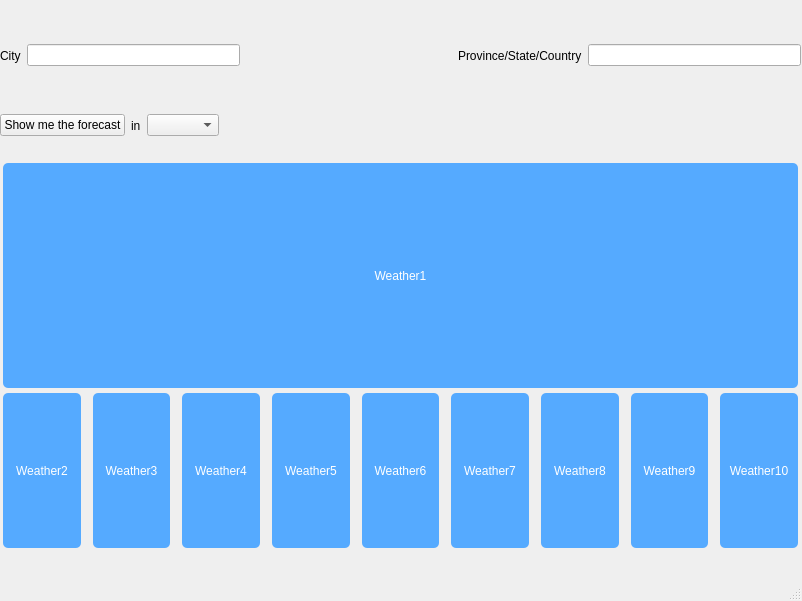
<?xml version="1.0" encoding="UTF-8"?>
<ui version="4.0">
 <class>MainWindow</class>
 <widget class="QMainWindow" name="MainWindow">
  <property name="geometry">
   <rect>
    <x>0</x>
    <y>0</y>
    <width>802</width>
    <height>601</height>
   </rect>
  </property>
  <property name="windowTitle">
   <string>MainWindow</string>
  </property>
  <widget class="QWidget" name="centralwidget">
   <widget class="QWidget" name="horizontalLayoutWidget">
    <property name="geometry">
     <rect>
      <x>0</x>
      <y>20</y>
      <width>801</width>
      <height>71</height>
     </rect>
    </property>
    <layout class="QHBoxLayout" name="horizontalLayout">
     <item>
      <widget class="QLabel" name="label">
       <property name="text">
        <string>City</string>
       </property>
      </widget>
     </item>
     <item>
      <widget class="QLineEdit" name="lineEdit"/>
     </item>
     <item>
      <spacer name="horizontalSpacer">
       <property name="orientation">
        <enum>Qt::Horizontal</enum>
       </property>
       <property name="sizeHint" stdset="0">
        <size>
         <width>20</width>
         <height>20</height>
        </size>
       </property>
      </spacer>
     </item>
     <item>
      <widget class="QLabel" name="label_2">
       <property name="text">
        <string>Province/State/Country</string>
       </property>
      </widget>
     </item>
     <item>
      <widget class="QLineEdit" name="lineEdit_2"/>
     </item>
    </layout>
   </widget>
   <widget class="QWidget" name="horizontalLayoutWidget_2">
    <property name="geometry">
     <rect>
      <x>0</x>
      <y>160</y>
      <width>801</width>
      <height>231</height>
     </rect>
    </property>
    <layout class="QHBoxLayout" name="horizontalLayout_3">
     <item>
      <widget class="QLabel" name="weather1">
       <property name="styleSheet">
        <string notr="true">background-color: rgb(85, 170, 255);
color: white;
border-radius: 5px;
margin: 3px;</string>
       </property>
       <property name="text">
        <string>Weather1</string>
       </property>
       <property name="alignment">
        <set>Qt::AlignCenter</set>
       </property>
      </widget>
     </item>
    </layout>
   </widget>
   <widget class="QWidget" name="horizontalLayoutWidget_3">
    <property name="geometry">
     <rect>
      <x>0</x>
      <y>390</y>
      <width>801</width>
      <height>161</height>
     </rect>
    </property>
    <layout class="QHBoxLayout" name="horizontalLayout_4">
     <item>
      <widget class="QLabel" name="weather2">
       <property name="styleSheet">
        <string notr="true">background-color: rgb(85, 170, 255);
color: white;
border-radius: 5px;
margin: 3px;</string>
       </property>
       <property name="text">
        <string>Weather2</string>
       </property>
       <property name="alignment">
        <set>Qt::AlignCenter</set>
       </property>
      </widget>
     </item>
     <item>
      <widget class="QLabel" name="weather3">
       <property name="styleSheet">
        <string notr="true">background-color: rgb(85, 170, 255);
color: white;
border-radius: 5px;
margin: 3px;</string>
       </property>
       <property name="text">
        <string>Weather3</string>
       </property>
       <property name="alignment">
        <set>Qt::AlignCenter</set>
       </property>
      </widget>
     </item>
     <item>
      <widget class="QLabel" name="weather4">
       <property name="styleSheet">
        <string notr="true">background-color: rgb(85, 170, 255);
color: white;
border-radius: 5px;
margin: 3px;</string>
       </property>
       <property name="text">
        <string>Weather4</string>
       </property>
       <property name="alignment">
        <set>Qt::AlignCenter</set>
       </property>
      </widget>
     </item>
     <item>
      <widget class="QLabel" name="weather5">
       <property name="styleSheet">
        <string notr="true">background-color: rgb(85, 170, 255);
color: white;
border-radius: 5px;
margin: 3px;</string>
       </property>
       <property name="text">
        <string>Weather5</string>
       </property>
       <property name="alignment">
        <set>Qt::AlignCenter</set>
       </property>
      </widget>
     </item>
     <item>
      <widget class="QLabel" name="weather6">
       <property name="styleSheet">
        <string notr="true">background-color: rgb(85, 170, 255);
color: white;
border-radius: 5px;
margin: 3px;</string>
       </property>
       <property name="text">
        <string>Weather6</string>
       </property>
       <property name="alignment">
        <set>Qt::AlignCenter</set>
       </property>
      </widget>
     </item>
     <item>
      <widget class="QLabel" name="weather7">
       <property name="styleSheet">
        <string notr="true">background-color: rgb(85, 170, 255);
color: white;
border-radius: 5px;
margin: 3px;</string>
       </property>
       <property name="text">
        <string>Weather7</string>
       </property>
       <property name="alignment">
        <set>Qt::AlignCenter</set>
       </property>
      </widget>
     </item>
     <item>
      <widget class="QLabel" name="weather8">
       <property name="styleSheet">
        <string notr="true">background-color: rgb(85, 170, 255);
color: white;
border-radius: 5px;
margin: 3px;</string>
       </property>
       <property name="text">
        <string>Weather8</string>
       </property>
       <property name="alignment">
        <set>Qt::AlignCenter</set>
       </property>
      </widget>
     </item>
     <item>
      <widget class="QLabel" name="weather9">
       <property name="styleSheet">
        <string notr="true">background-color: rgb(85, 170, 255);
color: white;
border-radius: 5px;
margin: 3px;</string>
       </property>
       <property name="text">
        <string>Weather9</string>
       </property>
       <property name="alignment">
        <set>Qt::AlignCenter</set>
       </property>
      </widget>
     </item>
     <item>
      <widget class="QLabel" name="weather10">
       <property name="styleSheet">
        <string notr="true">background-color: rgb(85, 170, 255);
color: white;
border-radius: 5px;
margin: 3px;</string>
       </property>
       <property name="text">
        <string>Weather10</string>
       </property>
       <property name="alignment">
        <set>Qt::AlignCenter</set>
       </property>
      </widget>
     </item>
    </layout>
   </widget>
   <widget class="QWidget" name="horizontalLayoutWidget_4">
    <property name="geometry">
     <rect>
      <x>0</x>
      <y>90</y>
      <width>801</width>
      <height>71</height>
     </rect>
    </property>
    <layout class="QHBoxLayout" name="horizontalLayout_5">
     <item>
      <widget class="QPushButton" name="WeatherButton">
       <property name="text">
        <string>Show me the forecast</string>
       </property>
       <property name="default">
        <bool>false</bool>
       </property>
       <property name="flat">
        <bool>false</bool>
       </property>
      </widget>
     </item>
     <item>
      <widget class="QLabel" name="In">
       <property name="text">
        <string>in</string>
       </property>
      </widget>
     </item>
     <item>
      <widget class="QComboBox" name="comboBox"/>
     </item>
     <item>
      <spacer name="horizontalSpacer_2">
       <property name="orientation">
        <enum>Qt::Horizontal</enum>
       </property>
       <property name="sizeHint" stdset="0">
        <size>
         <width>40</width>
         <height>20</height>
        </size>
       </property>
      </spacer>
     </item>
    </layout>
   </widget>
  </widget>
  <widget class="QMenuBar" name="menubar">
   <property name="geometry">
    <rect>
     <x>0</x>
     <y>0</y>
     <width>802</width>
     <height>25</height>
    </rect>
   </property>
  </widget>
  <widget class="QStatusBar" name="statusbar"/>
 </widget>
 <resources/>
 <connections/>
</ui>
